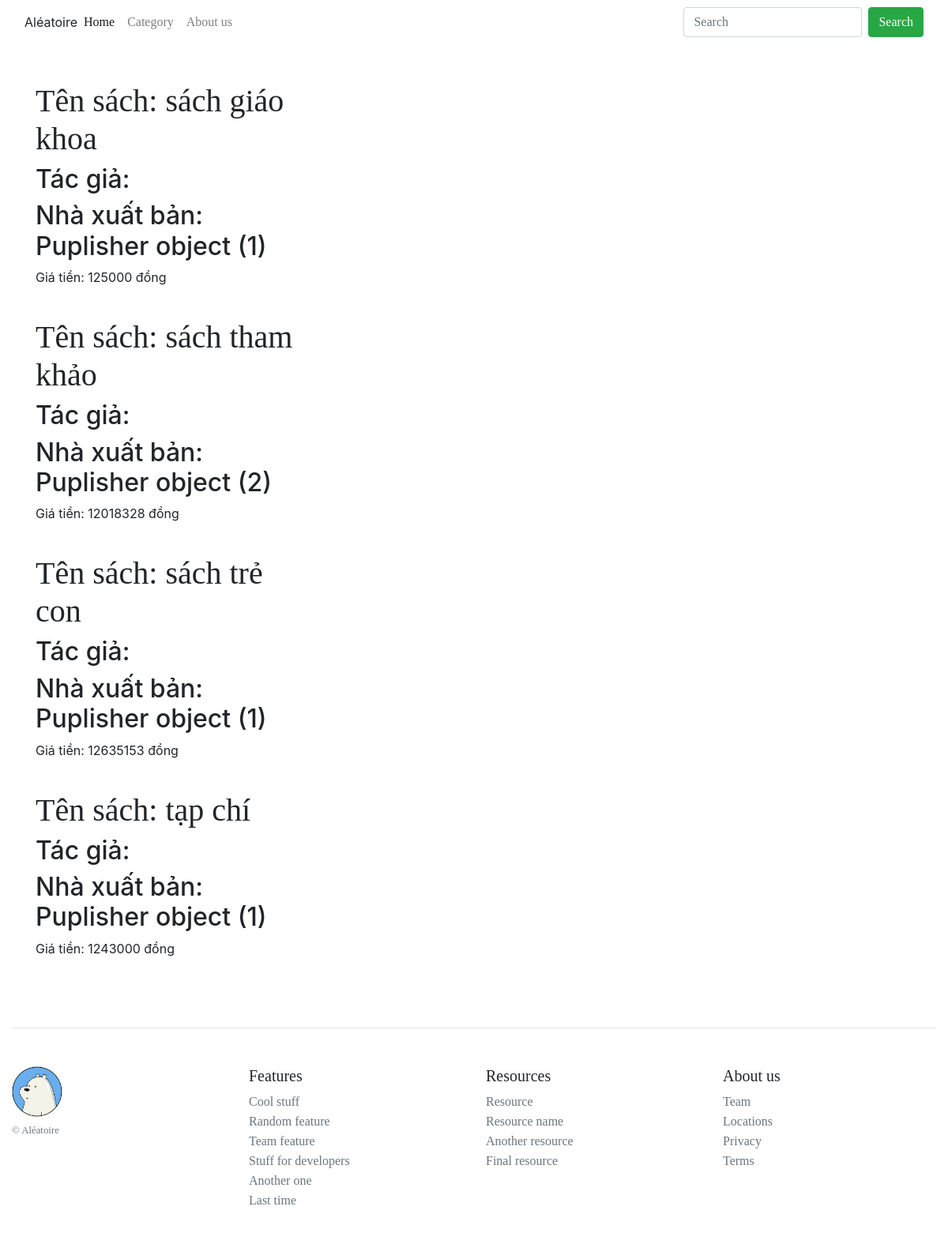
/book/, run on the app's committed database.
### book/models.py (models this page shows)
class Book(models.Model):
    name = models.CharField(max_length=150)
    authors = models.ManyToManyField('Author', through='Authored')
    publisher = models.ForeignKey(Puplisher, on_delete=models.CASCADE)
    cost = models.IntegerField()

class Puplisher(models.Model):
    name  = models.CharField(max_length=100)

### book/views.py (the view)
# urls.py: path('', views.listView, name='listbook'),
def listView(request):
    Data = {'Books':Book.objects.all()}
    return render(request, 'book/listbook.html', Data)

### book/templates/book/listbook.html (shortened to what this page needs)
{% extends "pages/base.html" %}
{% block body %}
{% for book in Books  %}
    <div class = 'col-sm-4'>
    <h1>Tên sách: {{book.name}}<a href="/listbook/{{book.id}}"></a></h1>
    <h2>Tác giả: {{book.author}}</h2>
    <h2>Nhà xuất bản: {{book.publisher}}</h2>
    <p>Giá tiền: {{book.cost}} đồng</p>
    </div>
    <br/>
{% endfor %}
{% endblock body %}

### home/templates/pages/base.html (shortened to what this page needs)
<!DOCTYPE html>
<html>
<head>
    {% load static %}
	<link rel="stylesheet" href="{% static 'css/bootstrap.min.css' %}" type="text/css" />
</head>
<body class="container-fluid">
	<header>
		<nav class="navbar navbar-expand-lg navbar-light bg-dark>
			<a class="navbar-brand" href="#">Aléatoire</a>
			<div class="collapse navbar-collapse" id="navbarMenu">
				<ul class="navbar-nav mr-auto">
    				<li class="nav-item active">
 						<a class="nav-link" href="#">Home</a>
    				</li>
    				<li class="nav-item">
      					<a class="nav-link" href="#">Category</a>
    				</li>
    				<li class="nav-item">
      					<a class="nav-link" href="#">About us</a>
    				</li>
  				</ul>
  				<form class="form-inline my-2 my-lg-0" action="">
    				<input class="form-control mr-sm-2" type="text" placeholder="Search">
    			<button class="btn btn-success my-2 my-sm-0" type="submit">Search</button>
  			</form>
			</div>
		</nav>
	</header>
	<br>
	<div class="container-fluid">
		<br>
		{% block body %}
		{% endblock body %}
	</div>
	<footer class="pt-4 my-md-5 pt-md-5 border-top">
        <div class="row">
          <div class="col-12 col-md inline">
            <img class="mb-2" src="{% static 'image/icon.png' %}" alt="" width="64" height="64">
            <small class="d-block mb-3 text-muted">&copy; Aléatoire</small>
          </div>
          <div class="col-6 col-md">
            <h5>Features</h5>
            <ul class="list-unstyled text-small">
              <li><a class="text-muted" href="#">Cool stuff</a></li>
              <li><a class="text-muted" href="#">Random feature</a></li>
              <li><a class="text-muted" href="#">Team feature</a></li>
              <li><a class="text-muted" href="#">Stuff for developers</a></li>
              <li><a class="text-muted" href="#">Another one</a></li>
              <li><a class="text-muted" href="#">Last time</a></li>
            </ul>
          </div>
          <div class="col-6 col-md">
            <h5>Resources</h5>
            <ul class="list-unstyled text-small">
              <li><a class="text-muted" href="#">Resource</a></li>
              <li><a class="text-muted" href="#">Resource name</a></li>
              <li><a class="text-muted" href="#">Another resource</a></li>
              <li><a class="text-muted" href="#">Final resource</a></li>
            </ul>
          </div>
          <div class="col-6 col-md">
            <h5>About us</h5>
            <ul class="list-unstyled text-small">
              <li><a class="text-muted" href="#">Team</a></li>
              <li><a class="text-muted" href="#">Locations</a></li>
              <li><a class="text-muted" href="#">Privacy</a></li>
              <li><a class="text-muted" href="#">Terms</a></li>
            </ul>
          </div>
        </div>
      </footer>
</body>
</html>

### home/templates/pages/base.html (style rules this page uses)
h1, h5, a, input, button, small { font-family: 'Chilanka', cursive; }

### data on the page
Book: name "sách giáo khoa", publisher "Puplisher object (1)", cost "125000"
Book: name "sách tham khảo", publisher "Puplisher object (2)", cost "12018328"
Book: name "sách trẻ con", publisher "Puplisher object (1)", cost "12635153"
Book: name "tạp chí", publisher "Puplisher object (1)", cost "1243000"
